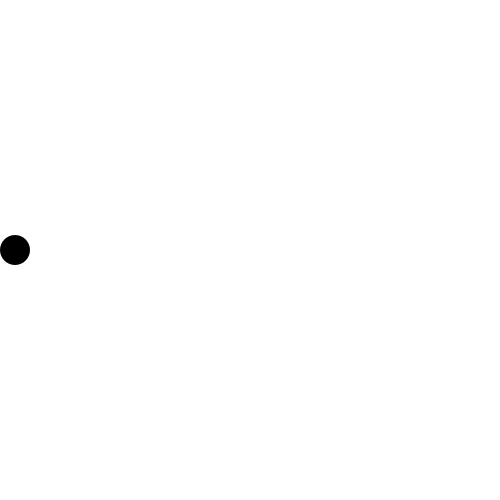
Frame 1 (no input)
Frame 60 (the mouse pressed at the canvas centre just before this capture): blank canvas, image omitted
Frame 120 (the mouse held since frame 60 and released just before this capture): blank canvas, image omitted

The Processing sketch that drew this single still picture (run headless with seeded random() and noise(); from frame 60 on, the mouse is pressed at the canvas centre):

// Processing sketch: processing_66330
// ── processing_66330.pde


float bx=15, by=250;
float fx=10, fy=20;
float ball=30;
float g=5;
float f=0.75;

void setup() {
  size(500, 500);
  fill(0);
  noStroke();
  smooth();
  frameRate(25); 
  }
 
void draw() {
  background(255);
  ellipse(bx, by, ball, ball);
  if (bx>490) {
    bx=510;
  }
  if (by>490) {
    fy=-fy*f;
  } 
  else {
    fy=fy+g;
  }
  bx=bx+fx;
  by=by+fy;
  } 
